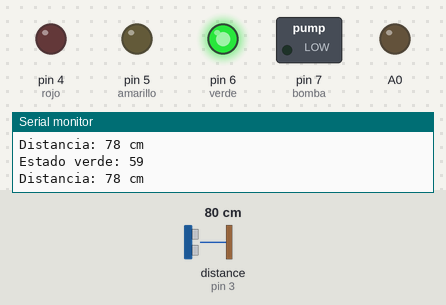
The sketch below on a simulated Arduino Leonardo, built with avr-gcc and run on an emulated ATmega32U4. On the bench: switched loads named in the sketch (green lamp = pin HIGH), output pins drawn as LEDs (lit = HIGH), the last lines printed to the serial monitor. Wiring (inferred from the names in the program): ultrasonic range finder: trigger pin 2; echo pin 3. The test bench sets the inputs (shaded band); at power-on: distance to the obstacle (sensor on pin 3) 80 cm. The echo pulse lasts 58.3 µs per cm; WiFi joins after 1.5 s; servers stay silent unless stated; pins used as bus, display or sensor lines are not drawn.

Above: at 2.7 s.
2.8 s: distance to the obstacle (sensor on pin 3) set to 13 cm
4.7 s: distance to the obstacle (sensor on pin 3) set to 10 cm
At 6.7 s:
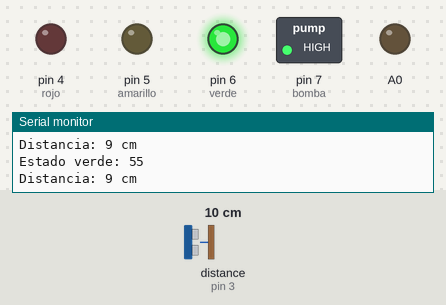
9.0 s: distance to the obstacle (sensor on pin 3) set to 18 cm
At 10.1 s:
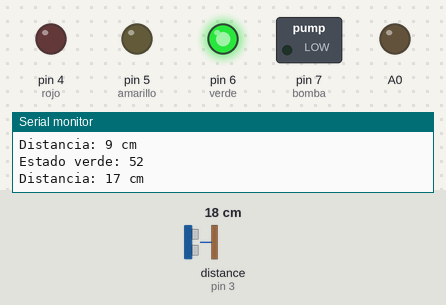
11.0 s: distance to the obstacle (sensor on pin 3) set to 2 cm
At 11.8 s:
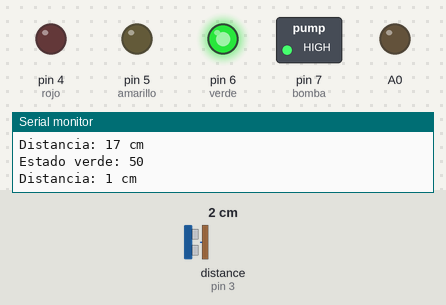
Timing chart, 0 to 14.0 s (numbered marks = the images above; inputs shaded):
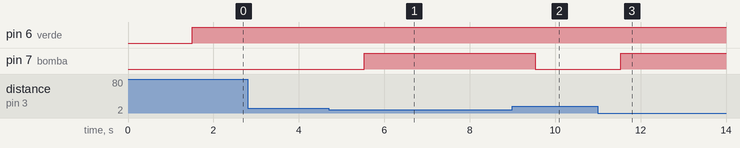

Measured:
- the behaviour switches between 12 and 11 cm on distance to the obstacle (sensor on pin 3) (found by bisection; images 0 and 1)
- after the input at 4.7 s, pin 7 (bomba): LOW → HIGH after 0.83 s
- after the input at 9.0 s, pin 7 (bomba): HIGH → LOW after 0.54 s
- after the input at 11.0 s, pin 7 (bomba): LOW → HIGH after 0.54 s

The sketch:

proyecto_arqui2.ino
```cpp
#include <SoftwareSerial.h>
#include <WiFiEsp.h>
#include <ArduinoJson.h>

int tiempo=0;
int distancia=4;//distancia del ultrasonico a humano
const int Trigger = 2;   //Pin digital 2 para el Trigger del sensor
const int Echo = 3;   //Pin digital 3 para el Echo del sensor
/*Pines de los colores indicadores*/
const int rojo=4;
const int amarillo=5;
const int verde=6;
const int bomba=7;

int tiempoCancion=60;//Este el tiempo en el que deberia de baÃ±arse
int duracionBano=0;
int tiempoAmarillo=0;
int miliGastados=0;
boolean inicio=false;
boolean fin=false;
SoftwareSerial mySerial(10,11); //RX,TX
String frase;
/*Parte para conectar con WIFI*/
char ssid[] = "HUAWEI Mate 10 Pro";//Tech_D0016808
char pass[] = "ambrosio1809";//XGEVMENN
int status = WL_IDLE_STATUS;
char server[] = "proyecto2-arqui2.azurewebsites.net";
WiFiEspClient clienteServidor;

void setup() {
  Serial.begin(115200);//iniciailzamos la comunicaciÃ³n
  mySerial.begin(9600);
  pinMode(rojo, OUTPUT);
  pinMode(amarillo, OUTPUT);
  pinMode(verde, OUTPUT);
  pinMode(bomba, OUTPUT);
  pinMode(Trigger, OUTPUT); //pin como salida
  pinMode(Echo, INPUT);  //pin como entrada
  pinMode(A0,OUTPUT);
  digitalWrite(Trigger, LOW);//Inicializamos el pin con 0

  Serial1.begin(9600);
  WiFi.init(&Serial1);
  while (status != WL_CONNECTED)
    {
        Serial.print("Conectando con la red WIFI: ");
        Serial.println(ssid);
        status = WiFi.begin(ssid, pass);
    }
  Serial.print("IP Address of ESP8266 Module is: ");
  Serial.println(WiFi.localIP());
  Serial.println("Esta conectado a la red");
}

void loop() {
  //distanciaUltrasonico(10);
  //Serial.print("estatus wifi corriendo: ");
    //  Serial.println(status);
  serialEvent();
  Indicadores();
  //enviarDatos();
}
void serialEvent(){
  while (mySerial.available()){
    if(mySerial.available()>0){
      char letra= mySerial.read();
      int ascii = letra;
      //Serial.println(ascii);
      //Serial.print("ascii: ");
      //Serial.println(ascii);
      if(convertirAscii(ascii)){
        frase+=letra;
      }
      //frase+=letra;
      //Serial.println(letra);
    }
  }
  if(frase.length()==3){
    Serial.print("longitud de datos: ");
    Serial.print(frase.length());
    Serial.print(" datos recibidos ");
    tiempoCancion=frase.toInt();
    Serial.println(tiempoCancion);
    duracionBano=0;
    //inicio=true;
    frase="";
  }
  frase="";
}
void enviarDatos(){
  //delay(1000);
  if(status != WL_CONNECTED){
    Serial.println("No esta conectado al WIFI");
  }

  String yourdata="{\"Id_ducha\": 0, \"Tiempo\":"+ String(duracionBano/60)+", \"Fecha\": \"\", \"Genero\": \"Rock\", \"Ahorro\":"+String(miliGastados)+" }";
  //String yourdata2="{\"Id_ducha\": 4, \"Tiempo\": 1, \"Fecha\": \"\", \"Genero\": \"Rock\", \"Ahorro\":"+String(miliGastados)+" }";
  if(clienteServidor.connect(server,80)){
    Serial.println("Entro al servidor");
    Serial.println(yourdata);
    int value = 2.5;  // an arbitrary value for testing
    String content = "{\"JSON_key\": " + String(value) + "}";
    clienteServidor.println("POST /api/medicion HTTP/1.1");
    clienteServidor.println("Host: proyecto2-arqui2.azurewebsites.net");
    clienteServidor.println("Accept: */*");
    clienteServidor.println("Content-Length: " + String(yourdata.length()));
    clienteServidor.println("Content-Type: application/json");
    clienteServidor.println();
    clienteServidor.println(yourdata);
    Serial.println("Done!");
    Serial.println("Disconnecting from server...");
    clienteServidor.stop();
  }else{
    Serial.println("Fallo la conexion");
    Serial.println("Desconectando.");
    clienteServidor.stop();
  }
  delay(8000);
}

void Indicadores(){
  /*if(!inicio){
    tiempoCancion=tiempoEnSegundos;
    inicio=true;
  }*/
  if(tiempoCancion>0){
    if(tiempoCancion<=40){
      digitalWrite(verde, LOW);
      digitalWrite(rojo, LOW);
      digitalWrite(amarillo, HIGH);
      Serial.print("Estado amarillo: ");
      Serial.print(tiempoCancion);
      Serial.println();
      if(distanciaUltrasonico(10)){
        digitalWrite(bomba, HIGH);
        miliGastados+=10;
        //analogWrite(A0,250);
      }else{
        digitalWrite(bomba, LOW);
      }
    }else if(tiempoCancion>40){
      fin=false;
      digitalWrite(amarillo, LOW);
      digitalWrite(verde, HIGH);
      digitalWrite(rojo, LOW);
      Serial.print("Estado verde: ");
      Serial.print(tiempoCancion);
      Serial.println();
      if(distanciaUltrasonico(10)){
        digitalWrite(bomba, HIGH);
        miliGastados+=10;
        //analogWrite(A0,250);
      }else{
        digitalWrite(bomba, LOW);
      }
    }
    tiempoCancion--;
    duracionBano++;
  }else{
    digitalWrite(amarillo, LOW);
    digitalWrite(verde, LOW);
    digitalWrite(rojo, HIGH);
    Serial.print("Estado finalizado: ");
    Serial.print(tiempoCancion);
    Serial.println();

    if(!fin){
      Serial.print("estatus wifi final: ");
      Serial.println(status);
      digitalWrite(bomba, LOW);
      delay(5000);//esto para evitar que el ruido contamine los datos
      enviarDatos();
      fin =true;
      duracionBano=0;
      miliGastados=0;
    }
  }
  delay(1000);
}

boolean convertirAscii(int ascii){
  switch(ascii){

    case 48:
      return true;

    case 49:
      return true;
    case 50:
      return true;
    case 51:
      return true;
    case 52:
      return true;
    case 53:
      return true;
    case 54:
      return true;
    case 55:
      return true;
    case 56:
      return true;
    case 57:
      return true;
    default:
      return false;
  }
}

boolean distanciaUltrasonico(long distancia){
  long t; //tiempo que demora en llegar el eco
  long d; //distancia en centimetros
  digitalWrite(Trigger, HIGH);
  delayMicroseconds(10);          //Enviamos un pulso de 10us
  digitalWrite(Trigger, LOW);
  t = pulseIn(Echo, HIGH); //obtenemos el ancho del pulso
  d = t/59;
  if(d<=distancia){
    Serial.print("Distancia: ");
    Serial.print(d);
    Serial.print(" cm");
    Serial.println();
    return true;
   // digitalWrite(bomba, HIGH);
  }else{
    Serial.print("Distancia: ");
    Serial.print(d);
    Serial.print(" cm");
    Serial.println();
    return false;
    //digitalWrite(bomba, LOW);
  }
  //delay(100);          //Hacemos una pausa de 100ms
}
```
